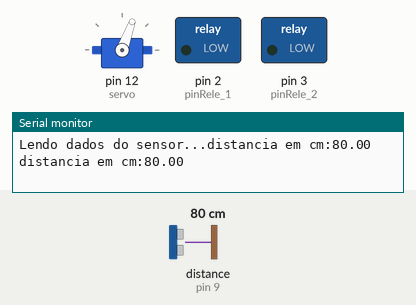
Simulated run of this sketch. Board: Arduino Uno, built with avr-gcc and run on an emulated ATmega328P. Shown: servo, switched loads named in the sketch (green lamp = pin HIGH), the last lines printed to the serial monitor. Dashed ring = blinking. The test bench sets the inputs (shaded band); at power-on: distance to the obstacle (sensor on pin 9) 80 cm. The echo pulse lasts 58.3 µs per cm.

Above: at 1.0 s.
1.6 s: distance to the obstacle (sensor on pin 9) set to 31 cm
5.1 s: distance to the obstacle (sensor on pin 9) set to 28 cm
At 5.64 s:
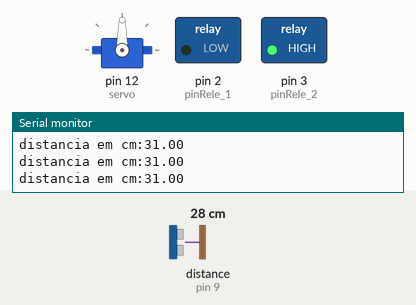
At 7.2 s:
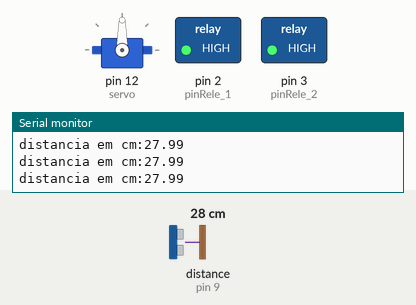
Timing chart, 0 to 8.7 s (numbered marks = the images above; inputs shaded):
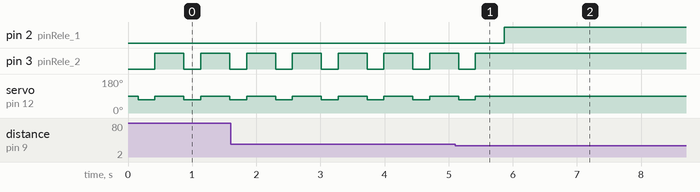

Measured:
- the behaviour switches between 30 and 29 cm on distance to the obstacle (sensor on pin 9) (found by bisection; images 0 and 1)
- after the input at 5.1 s, pin 2 (pinRele_1): LOW → HIGH after 0.77 s; pin 3 (pinRele_2): goes on until 5.4 s, then stays HIGH; servo on pin 12 (servo): goes on until 5.4 s, then stays 90°
- by itself, pin 3 (pinRele_2): alternates HIGH for 0.45 s and LOW for 0.26 s
- by itself, servo on pin 12 (servo): alternates 90° for 0.45 s and 70° for 0.26 s

The sketch:

codigo.ino
```cpp
#include <Servo.h>
#include <Ultrasonic.h>

#define pinRele_1 2
#define pinRele_2 3
#define ledvd 4
#define ledvm 5
#define pino_echo 9
#define pino_trigger 10

Servo servo;

Ultrasonic ultrasonic(pino_trigger, pino_echo);

void setup (){
  pinMode(pinRele_1, OUTPUT);
  pinMode(pinRele_2, OUTPUT);
  Serial.begin(9600);
  Serial.print("Lendo dados do sensor...");
  servo.attach(12);
}

void loop() {
  float cm;
  long microsec = ultrasonic.timing();
  cm = ultrasonic.convert(microsec, Ultrasonic::CM);
  Serial.print("distancia em cm:");
  Serial.println(cm);
  delay(150);

  if (cm >= 30) {
    digitalWrite(pinRele_1, 0);
    JogaTudo();
    digitalWrite(ledvd, 1 );
    digitalWrite(ledvm, 0 );

  } else {
    digitalWrite(pinRele_1, 1);
    digitalWrite(ledvm, 1 );
    digitalWrite(ledvd, 0 );
    servo.write(90);
    digitalWrite(pinRele_2, 1);
  }
}
void JogaTudo()
{
  servo.write(70);
  digitalWrite(pinRele_2, 0);
    delay (260);
  servo.write(90);
  digitalWrite(pinRele_2, 1);
   delay(300);

}
```
